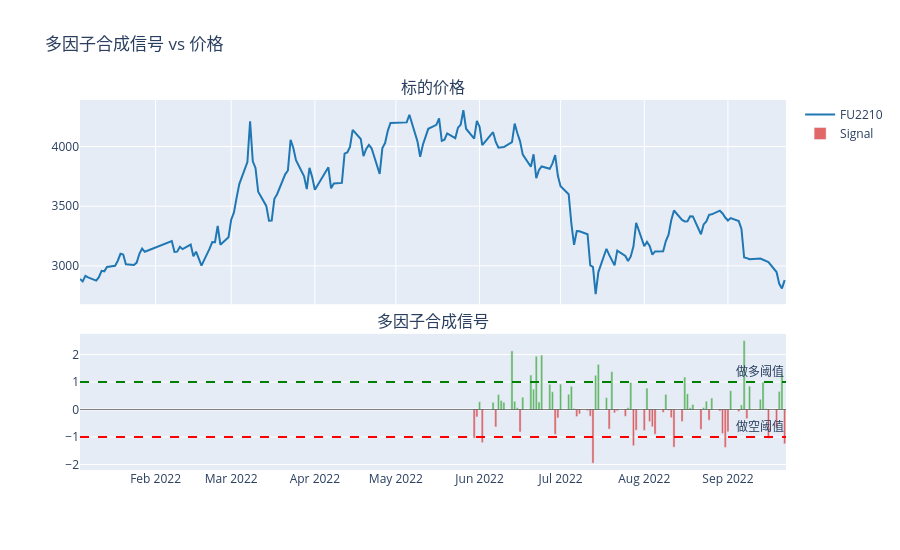

The notebook cell this image was saved under:
### Markdown cell above
## 2. 信号与价格叠加可视化

### Code cell
# 日线降采样便于可视化
daily_signal = signal.resample('1D').last().dropna()
daily_close = klines['close'].resample('1D').last().dropna()

fig = make_subplots(rows=2, cols=1, shared_xaxes=True,
                    subplot_titles=['标的价格', '多因子合成信号'],
                    row_heights=[0.6, 0.4], vertical_spacing=0.08)

fig.add_trace(go.Scatter(x=daily_close.index, y=daily_close.values,
                          name='FU2210', line=dict(color='#1f77b4')), row=1, col=1)

# 信号着色：正 = 绿（偏多），负 = 红（偏空）
colors = ['#2ca02c' if v > 0 else '#d62728' for v in daily_signal.values]
fig.add_trace(go.Bar(x=daily_signal.index, y=daily_signal.values,
                      name='Signal', marker_color=colors, opacity=0.7), row=2, col=1)
fig.add_hline(y=1.0, line_dash='dash', line_color='green',
               annotation_text='做多阈值', row=2, col=1)
fig.add_hline(y=-1.0, line_dash='dash', line_color='red',
               annotation_text='做空阈值', row=2, col=1)
fig.add_hline(y=0, line_color='black', line_width=0.5, row=2, col=1)

fig.update_layout(title='多因子合成信号 vs 价格', height=550, hovermode='x unified')
fig.show()
